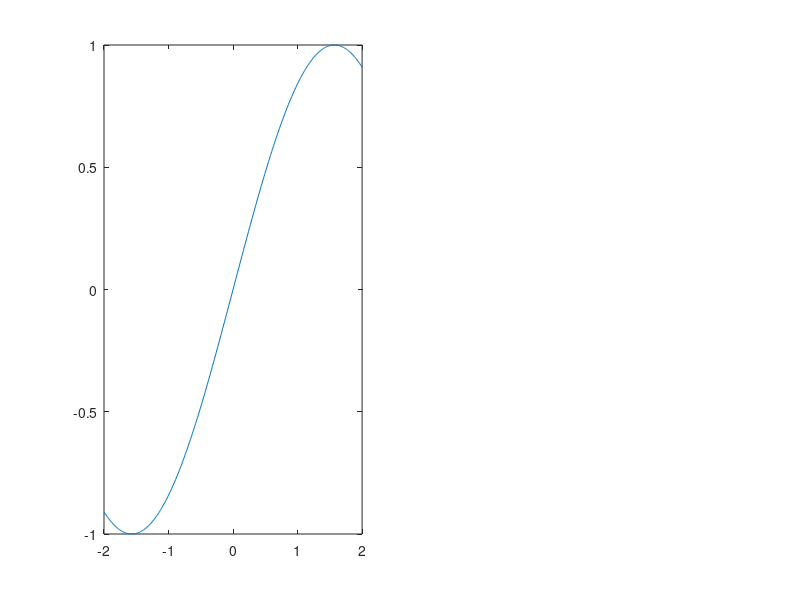

This chart was generated by the following MATLAB code: (Note: this script raises an error after producing the figure.)
clc
clear all;
x=-2:0.01:2.001;
subplot(121)
f=sin(x);
plot(x,f);
% f=inline()
g=diff(f,x)
subplot(122)
plot(x(1:end-1),g)
